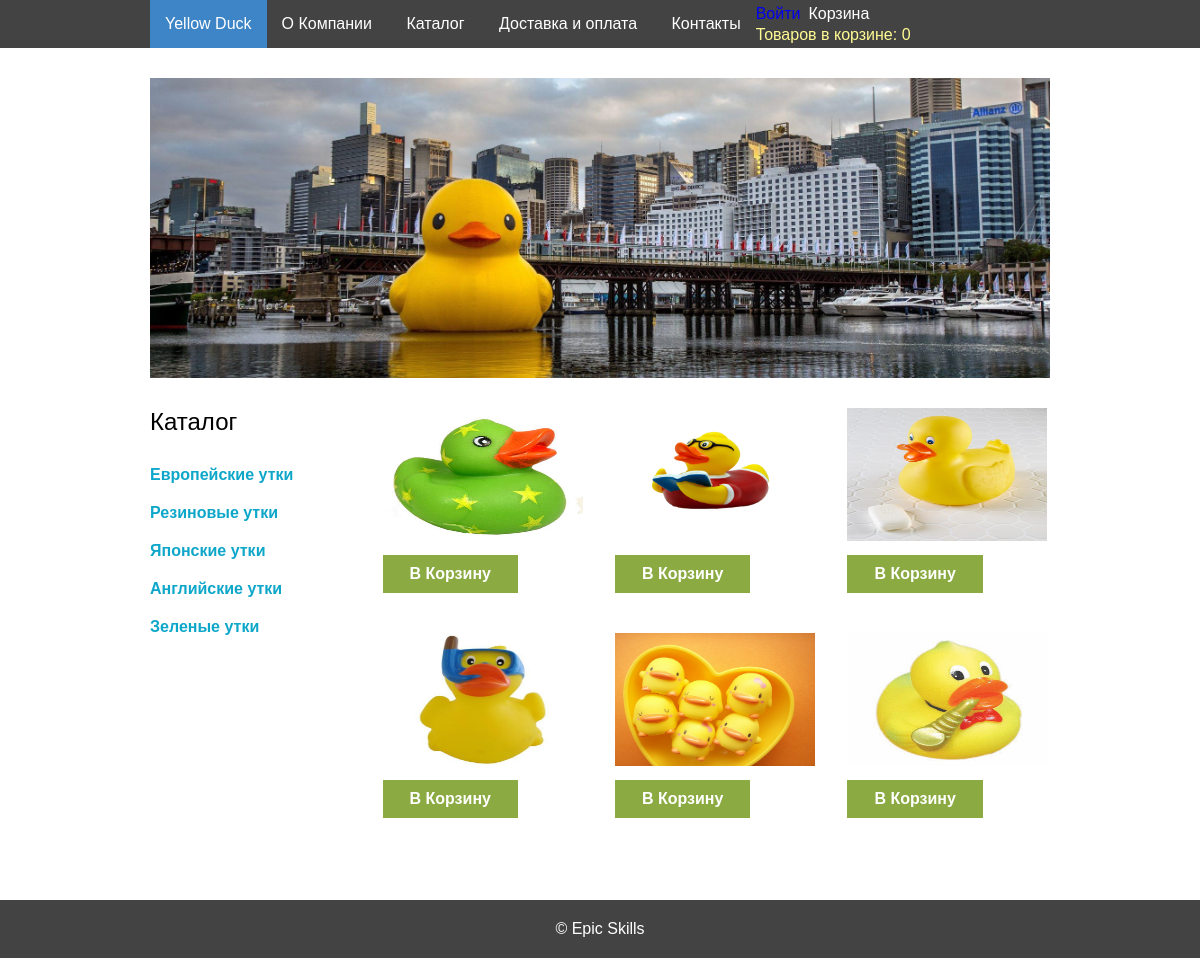
The page / on the database its author committed.
### tables this page shows
CREATE TABLE `categories` ( 
	`id` Int( 11 ) AUTO_INCREMENT NOT NULL, 
	`title` VarChar( 255 ) NOT NULL, 
	`created_at` DateTime NULL DEFAULT CURRENT_TIMESTAMP, 
	`updated_at` DateTime NULL DEFAULT CURRENT_TIMESTAMP,
	 PRIMARY KEY ( `id` )
 )
CHARACTER SET = utf8
COLLATE = utf8_general_ci;

CREATE TABLE `products` ( 
	`id` Int( 11 ) AUTO_INCREMENT NOT NULL, 
	`title` VarChar( 255 ) NOT NULL, 
	`description` Text NULL, 
	`price` Double( 7, 2 ) NOT NULL, 
	`image_id` Int( 11 ) NOT NULL DEFAULT '1', 
	`created_at` DateTime NULL, 
	`updated_at` DateTime NOT NULL, 
	`category_id` Int( 11 ) NULL,
	 PRIMARY KEY ( `id` )
 )
CHARACTER SET = utf8
COLLATE = utf8_general_ci;

CREATE TABLE `images` ( 
	`id` Int( 11 ) AUTO_INCREMENT NOT NULL, 
	`photo` VarChar( 255 ) NOT NULL, 
	`created_at` DateTime NULL, 
	`updated_at` DateTime NULL,
	 PRIMARY KEY ( `id` )
 )
CHARACTER SET = utf8
COLLATE = utf8_general_ci;

### src/main.php (called while the page is built)
<?php
$products = \App\DB\Products::getLastCreated($connection);
include_once __DIR__ . '/templates/_header.php';
include_once __DIR__ . '/templates/_top_menu.php';
include_once __DIR__ . '/templates/_main.php';
include_once __DIR__ . '/templates/_footer.php';
?>

### src/autoload.php (called while the page is built, shortened)
<?php
function autoload($className) {
    $src_path = __DIR__ . '/../src/';
    $className = ltrim($className, '\\');
    $fileName  = '';
    if ($lastNsPos = strrpos($className, '\\')) {
        $namespace = substr($className, 0, $lastNsPos);
        $className = substr($className, $lastNsPos + 1);
        $fileName  = str_replace('\\', DIRECTORY_SEPARATOR, $namespace) . DIRECTORY_SEPARATOR;
    }
    $fileName .= str_replace('_', DIRECTORY_SEPARATOR, $className) . '.php';
}

### src/App/DB/Connection.php (called while the page is built, shortened)
<?php
class Connection {
    private $connection;
    public function __construct($username,$password) {
        try {
            $this->connection = new \PDO(
                'mysql:host=localhost;dbname=duck_store;charset=utf8',
                $username,
                $password
            );
        } catch (\Exception $e) {
            die($e->getMessage());
        }
    }
    public function prepare($sql) {
        return $this->connection->prepare($sql);
    }
}

### src/App/DB/Categories.php (called while the page is built, shortened)
<?php
class Categories {
    public static function getAll(Connection $connection) {
        $cat_stmt = $connection->prepare("SELECT * FROM `categories`");
        $cat_stmt->execute();
        return $cat_stmt->fetchAll(\PDO::FETCH_ASSOC);
    }
}

### src/App/DB/Products.php (called while the page is built, shortened)
<?php
class Products {
    public static function getLastCreated(Connection $connection) {
        $statement = $connection->prepare('SELECT p.id, p.title, p.description, p.price, p.category_id, p.updated_at, i.photo
 FROM `products` p INNER JOIN `images` i ON p.image_id = i.id GROUP BY p.id ORDER BY p.created_at DESC LIMIT 6');
        $statement->execute();
        $products = $statement->fetchAll(\PDO::FETCH_ASSOC);
        return $products;
    }
}

### src/templates/_shop_element.php (the view)
<div class="item-block column column4">
	<a href="<?= \App\Utilities\Options::URL ?>/product/?id=<?=$products[$i]['id']?>" class="item" title="<?=$products[$i]['title'];?>">
		<img src="<?=$products[$i]['photo']?>" alt="<?=$products[$i]['title'];?>">
	</a>
	<a href="<?= \App\Utilities\Options::URL ?>/cart/add/?item=<?=$products[$i]['id']?>" class="btn-basket">
        В Корзину
    </a>
</div>

### src/templates/_menu.php (shortened to what this page needs)
<aside class="column column3">
	<h2>Каталог</h2>
	<ul class="categories">
        <?php
        foreach ($categories as $_category) {
            echo "<li><a href='"
                . \App\Utilities\Options::URL
                . "/category/?id="
                . $_category['id'] . "'>"
                . $_category['title'] . "</a></li>";
        }
        ?>
	</ul>
</aside>

### src/templates/_pagination.php (shortened to what this page needs)
<?php
$count_of_items_on_page = 9;
$count = ceil(count($products) / $count_of_items_on_page);
if ((isset($_GET['page'])&&(is_numeric($_GET['page'])) && ($_GET['page'] <= $count))) {
    $page = $_GET['page'];
} else {
    $page = "1";
}
   if ($page <= $count) {
        $offset = (intval($page)-1)*$count_of_items_on_page;
           for ($i = $offset; $i < $offset + $count_of_items_on_page; $i++) {
               if ($i < count($products)) {
                   if (!isset($_SESSION['user_id'])) {
                       include "_shop_element.php";
                   } else {
                       include "_shop_element_admin.php";
                   }
               }
           }
    } else {
        echo "Список товаров пуст";
    }

### web/css/style.css (style rules this page uses)
* { margin: 0; padding: 0; -webkit-box-sizing: border-box; -moz-box-sizing: border-box; box-sizing: border-box; }
body { background-color: #fff; width: 100%; }
.column { position: relative; min-height: 1px; padding-left: 15px; padding-right: 15px; float: left; }
.column3 { width: 25%; }
.column4 { width: 33.33%; }
.column4:nth-of-type(3n+1) { clear: both; }
a { text-decoration: none; }
li { list-style-type: none; }
h1,h2,h3 { font-weight: normal; }
h2 { font-size: 24px; margin-bottom: 20px; }
nav li,nav li a,.btn-basket { display: inline-block; }
aside a { display: block; color: #0ea7c9; padding: 10px 0; font-size: 16px; font-weight: bold; }
.item-block { margin-bottom: 40px; }
.item-block img { width: 200px; height: 133px; margin-bottom: 10px; }
.btn-basket { background-color: #8bab42; color: #fff; padding: 10px 27px; font-weight: bold; }

### rows shown on the page
categories: title "Европейские утки"
categories: title "Резиновые утки"
categories: title "Японские утки"
categories: title "Английские утки"
categories: title "Зеленые утки"
products: image.photo (picture)
products: image.photo (picture)
products: image.photo (picture)
products: image.photo (picture)
products: image.photo (picture)
products: image.photo (picture)

### other values the page prints
getProductsInCart() "0"
